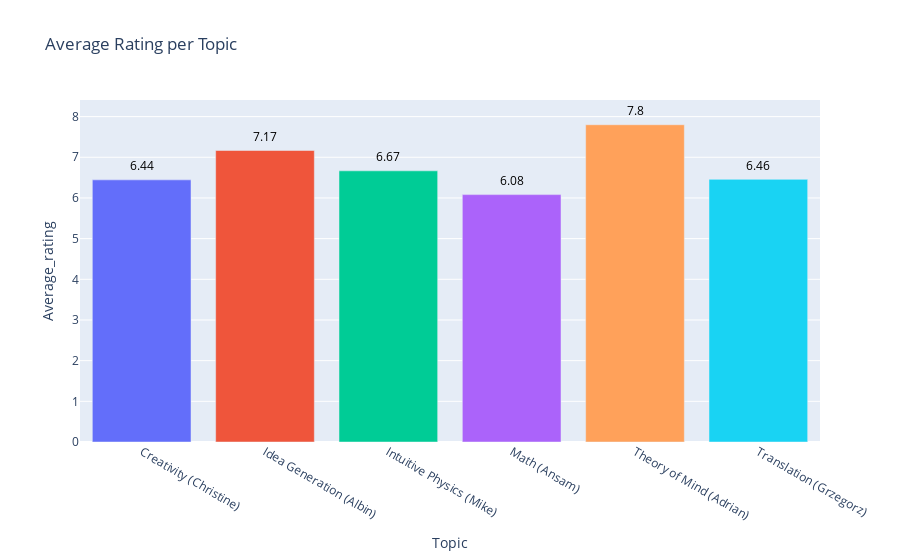

This figure's notebook cell:
### Markdown cell above
How did models in general do in each topic?

### Code cell
fig = px.bar(data_gb_topic, x='Topic', y='Average_rating', 
             title='Average Rating per Topic',
             color='Topic') 

# add average labels on top of the bars
for trace in fig.data:
    for i, value in enumerate(trace['y']):
        fig.add_annotation(
            x=trace['x'][i],
            y=value+0.35,
            text=str(round(value, 2)),
            showarrow=False,
            font=dict(color='black')
        )

fig.update_layout(showlegend=False)

fig.show()

### Figure 1 — Plotly figure (JSON) as saved in the notebook; plotly's stock layout.template omitted (floating-point values rounded to 4 significant figures)
{"data": [{"alignmentgroup": "True", "hovertemplate": "Topic=%{x}<br>Average_rating=%{y}<extra></extra>", "legendgroup": "Creativity (Christine)", "marker": {"color": "#636efa", "pattern": {"shape": ""}}, "name": "Creativity (Christine)", "offsetgroup": "Creativity (Christine)", "orientation": "v", "showlegend": true, "textposition": "auto", "type": "bar", "x": ["Creativity (Christine)"], "xaxis": "x", "y": [6.444], "yaxis": "y"}, {"alignmentgroup": "True", "hovertemplate": "Topic=%{x}<br>Average_rating=%{y}<extra></extra>", "legendgroup": "Idea Generation (Albin)", "marker": {"color": "#EF553B", "pattern": {"shape": ""}}, "name": "Idea Generation (Albin)", "offsetgroup": "Idea Generation (Albin)", "orientation": "v", "showlegend": true, "textposition": "auto", "type": "bar", "x": ["Idea Generation (Albin)"], "xaxis": "x", "y": [7.167], "yaxis": "y"}, {"alignmentgroup": "True", "hovertemplate": "Topic=%{x}<br>Average_rating=%{y}<extra></extra>", "legendgroup": "Intuitive Physics (Mike)", "marker": {"color": "#00cc96", "pattern": {"shape": ""}}, "name": "Intuitive Physics (Mike)", "offsetgroup": "Intuitive Physics (Mike)", "orientation": "v", "showlegend": true, "textposition": "auto", "type": "bar", "x": ["Intuitive Physics (Mike)"], "xaxis": "x", "y": [6.667], "yaxis": "y"}, {"alignmentgroup": "True", "hovertemplate": "Topic=%{x}<br>Average_rating=%{y}<extra></extra>", "legendgroup": "Math (Ansam)", "marker": {"color": "#ab63fa", "pattern": {"shape": ""}}, "name": "Math (Ansam)", "offsetgroup": "Math (Ansam)", "orientation": "v", "showlegend": true, "textposition": "auto", "type": "bar", "x": ["Math (Ansam)"], "xaxis": "x", "y": [6.082], "yaxis": "y"}, {"alignmentgroup": "True", "hovertemplate": "Topic=%{x}<br>Average_rating=%{y}<extra></extra>", "legendgroup": "Theory of Mind (Adrian)", "marker": {"color": "#FFA15A", "pattern": {"shape": ""}}, "name": "Theory of Mind (Adrian)", "offsetgroup": "Theory of Mind (Adrian)", "orientation": "v", "showlegend": true, "textposition": "auto", "type": "bar", "x": ["Theory of Mind (Adrian)"], "xaxis": "x", "y": [7.8], "yaxis": "y"}, {"alignmentgroup": "True", "hovertemplate": "Topic=%{x}<br>Average_rating=%{y}<extra></extra>", "legendgroup": "Translation (Grzegorz)", "marker": {"color": "#19d3f3", "pattern": {"shape": ""}}, "name": "Translation (Grzegorz)", "offsetgroup": "Translation (Grzegorz)", "orientation": "v", "showlegend": true, "textposition": "auto", "type": "bar", "x": ["Translation (Grzegorz)"], "xaxis": "x", "y": [6.457], "yaxis": "y"}], "layout": {"annotations": [{"font": {"color": "black"}, "showarrow": false, "text": "6.44", "x": "Creativity (Christine)", "y": 6.794}, {"font": {"color": "black"}, "showarrow": false, "text": "7.17", "x": "Idea Generation (Albin)", "y": 7.517}, {"font": {"color": "black"}, "showarrow": false, "text": "6.67", "x": "Intuitive Physics (Mike)", "y": 7.017}, {"font": {"color": "black"}, "showarrow": false, "text": "6.08", "x": "Math (Ansam)", "y": 6.432}, {"font": {"color": "black"}, "showarrow": false, "text": "7.8", "x": "Theory of Mind (Adrian)", "y": 8.15}, {"font": {"color": "black"}, "showarrow": false, "text": "6.46", "x": "Translation (Grzegorz)", "y": 6.807}], "barmode": "relative", "legend": {"title": {"text": "Topic"}, "tracegroupgap": 0}, "showlegend": false, "title": {"text": "Average Rating per Topic"}, "xaxis": {"anchor": "y", "categoryarray": ["Creativity (Christine)", "Idea Generation (Albin)", "Intuitive Physics (Mike)", "Math (Ansam)", "Theory of Mind (Adrian)", "Translation (Grzegorz)"], "categoryorder": "array", "domain": [0, 1], "title": {"text": "Topic"}}, "yaxis": {"anchor": "x", "domain": [0, 1], "title": {"text": "Average_rating"}}}}
